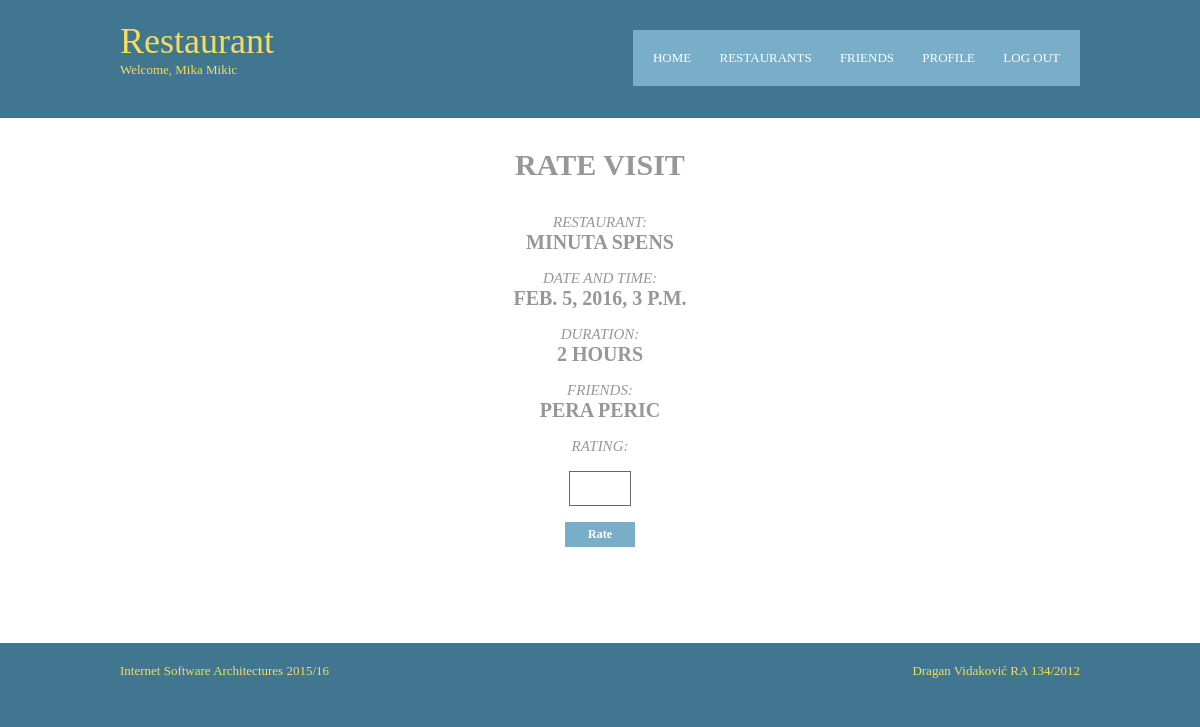
Page /restaurant/rate/1/1/ (signed in) on the committed database.
### restaurant/models.py (models this page shows, shortened)
class Visit(models.Model):
    ending_time = models.DateTimeField('ending time')
    grade = models.IntegerField(null=True, blank=True)
    confirmed = models.BooleanField(default=False)
    reservation = models.ForeignKey(Reservation, on_delete=models.CASCADE)
    guest = models.ForeignKey(Guest, on_delete=models.CASCADE)

class Reservation(models.Model):
    coming = models.DateTimeField('reservation time')
    duration = models.IntegerField()
    guest = models.ForeignKey(Guest, on_delete=models.CASCADE)
    restaurant = models.ForeignKey(Restaurant, on_delete=models.CASCADE)

class Restaurant(models.Model):
    name = models.CharField(max_length=100)
    description = models.CharField(max_length=200)
    address = models.CharField(max_length=200, null=True, blank=True)
    rows = models.IntegerField()
    columns = models.IntegerField()
    tables = models.IntegerField()
    is_ready = models.BooleanField(default=False)

class Guest(models.Model):
    user = models.OneToOneField(User, on_delete=models.CASCADE)
    address = models.CharField(max_length=200, null=True, blank=True)
    def __str__(self):
        return self.user.get_full_name()

### restaurant/views.py (the view)
# urls.py: url(r'^rate/(?P<guest_id>[0-9]+)/(?P<visit_id>[0-9]+)/$', views.rate, name='rate'),
@login_required(login_url='/')
def rate(request, guest_id, visit_id):
    this_visit = get_object_or_404(Visit, pk=visit_id)
    this_guest = get_object_or_404(Guest, pk=guest_id)
    this_reservation = this_visit.reservation
    friends_visits = Visit.objects.filter(reservation=this_reservation).filter(confirmed=True).exclude(guest=this_guest)
    count = len(friends_visits)
    return render(request, 'restaurant/rating.html', context={
        'guest': this_guest,
        'visit': this_visit,
        'friends': friends_visits,
        'count': count
    })

### restaurant/templates/restaurant/rating.html (shortened to what this page needs)
<!DOCTYPE html>
<html>
<head>
    {% load staticfiles %}
<link rel="stylesheet" href="{% static 'restaurant/layout.css' %}" type="text/css">
</head>
<body>
<div class="wrapper row1">
  <header id="header" class="clear">
    <div id="hgroup">
      <h1>Restaurant</h1>
	  <h2>Welcome, {{ user.get_full_name }}</h2>
    </div>
    <nav>
      <ul>
          <li><a href="{% url 'restaurant:guest' guest.id %}">Home</a></li>
          <li><a href="{% url 'restaurant:restaurantlist' guest.id %}">Restaurants</a></li>
          <li><a href="{% url 'restaurant:friends' guest.id %}">Friends</a></li>
          <li><a href="{% url 'restaurant:profile' guest.id %}">Profile</a></li>
          <li class="last"><a href="{% url 'restaurant:logout' %}">Log Out</a></li>
      </ul>
    </nav>
  </header>
</div>
<div class="wrapper row2">
  <div id="container" class="clear">
    <section id="slider" class="clear">
        <h1>Rate visit</h1>
        <br />
        <br />
        <h3><i>Restaurant:</i></h3><h2> {{ visit.reservation.restaurant.name }}</h2>
        <br />
        <h3><i>Date and Time:</i></h3><h2> {{ visit.reservation.coming }} </h2>
        <br />
        <h3><i>Duration:</i></h3><h2> {{ visit.reservation.duration }} hours</h2>
        <br />
        {% if friends %}
            <h3><i>Friends:</i></h3>
            <h2>
                {% for friend in friends %}
                    {{ friend.guest }}{% if count > 1 %} , {% endif %}
                {% endfor %}
            </h2>
        {% endif %}
        <br />
        <h3><i>Rating:</i></h3>
        <form action="{% url 'restaurant:rating' guest.id visit.id %}" method="post" class="menu_item">
              <br />
              <input id = "rate" name = "rating" type="number" required min="1" max="5">
              <br />
              <input type="submit" id = "sf_submit" value="Rate">
              <br />
          </form>
    </section>
  </div>
</div>
<div class="wrapper row3">
  <footer id="footer" class="clear">
    <p class="fl_left">Internet Software Architectures 2015/16</p>
    <p class="fl_right">Dragan Vidaković RA 134/2012</p>
  </footer>
</div>
</body>
</html>

### restaurant/static/restaurant/layout.css (style rules this page uses)
html { overflow-y:scroll; }
body { margin:0; padding:0; font-size:13px; font-family:Georgia, "Times New Roman", Times, serif; color:#919191; background-color:#417690; }
.clear:after { content:"."; display:block; height:0; clear:both; visibility:hidden; line-height:0; }
.clear { display:block; clear:both; }
a { outline:none; text-decoration:none; }
.fl_left { float:left; }
.fl_right { float:right; }
address, article, aside, figcaption, figure, footer, header, nav, section { display:block; margin:0; padding:0; }
div.wrapper { display:block; width:100%; margin:0; padding:0; text-align:left; }
.row1, .row1 a { color:#F5DD5D; background-color:#417690; }
.row2 { color:#979797; background-color:#FFFFFF; }
.row3, .row3 a { color:#F5DD5D; background-color:#417690; }
#header, #container, #footer { display:block; width:960px; margin:0 auto; }
nav ul { margin:0; padding:0; list-style:none; }
h1, h2, h3, h4, h5, h6 { margin:0; padding:0; font-size:16px; font-weight:bold; font-style:normal; line-height:normal; text-transform:uppercase; }
form, fieldset, legend { margin:0; padding:0; border:none; }
input, textarea, select { font-size:12px; font-family:Georgia,"Times New Roman",Times,serif; }
#header { padding:20px 0; }
#header #hgroup { float:left; margin:0 0 20px 0; }
#header #hgroup h1, #header #hgroup h2 { font-weight:normal; text-transform:none; }
#header #hgroup h1 { font-size:36px; }
#header #hgroup h2 { font-size:13px; }
#header nav { display:block; float:right; margin:10px 0 0 0; padding:20px 0; color:#FFFFFF; background-color:#79AEC8; }
#header nav ul { padding:0 20px; }
#header nav li { display:inline; margin-right:25px; text-transform:uppercase; }
#header nav li.last { margin-right:0; }
#header nav li a { color:#FFFFFF; background-color:#79AEC8; }
#container { padding:30px 0; }
#container section { display:block; width:100%; margin:0 0 50px 0; padding:0; }
#container #slider form { display: block; width: 290px; float: none; margin: auto; padding: 0; }
#container #slider form input { display: block; float: none; width: 200px; margin: auto; padding: 5px; border:1px solid #666666; }
#container #slider form #sf_submit { display: block; float: none; margin:auto; width: 70px; font-size: 12px; font-weight: bold; color:#FFFFFF; background-color: #79AEC8; border: none; cursor: pointer; }
#container #slider form #rate { width: 50px; text-align: center; font-size: 20px; }
#container h1 { display: block; float: none; margin: auto; font-size: 30px; font-weight: bold; text-align: center; }
#container h2 { display: block; float: none; margin: auto; font-size: 20px; font-weight: bold; text-align: center; }
#container h3 { display: block; float: none; margin: auto; font-size: 15px; text-align: center; font-weight: normal; }
#footer { padding:20px 0; }
#footer p { margin:0; padding:0; }

### rows in the picture
Visit: reservation.restaurant.name "MINUTA SPENS", reservation.coming "FEB. 5, 2016, 3 P.M.", reservation.duration "2"
Visit: guest "PERA PERIC"

### other values in the picture
{{ user.get_full_name }} "Mika Mikic"
